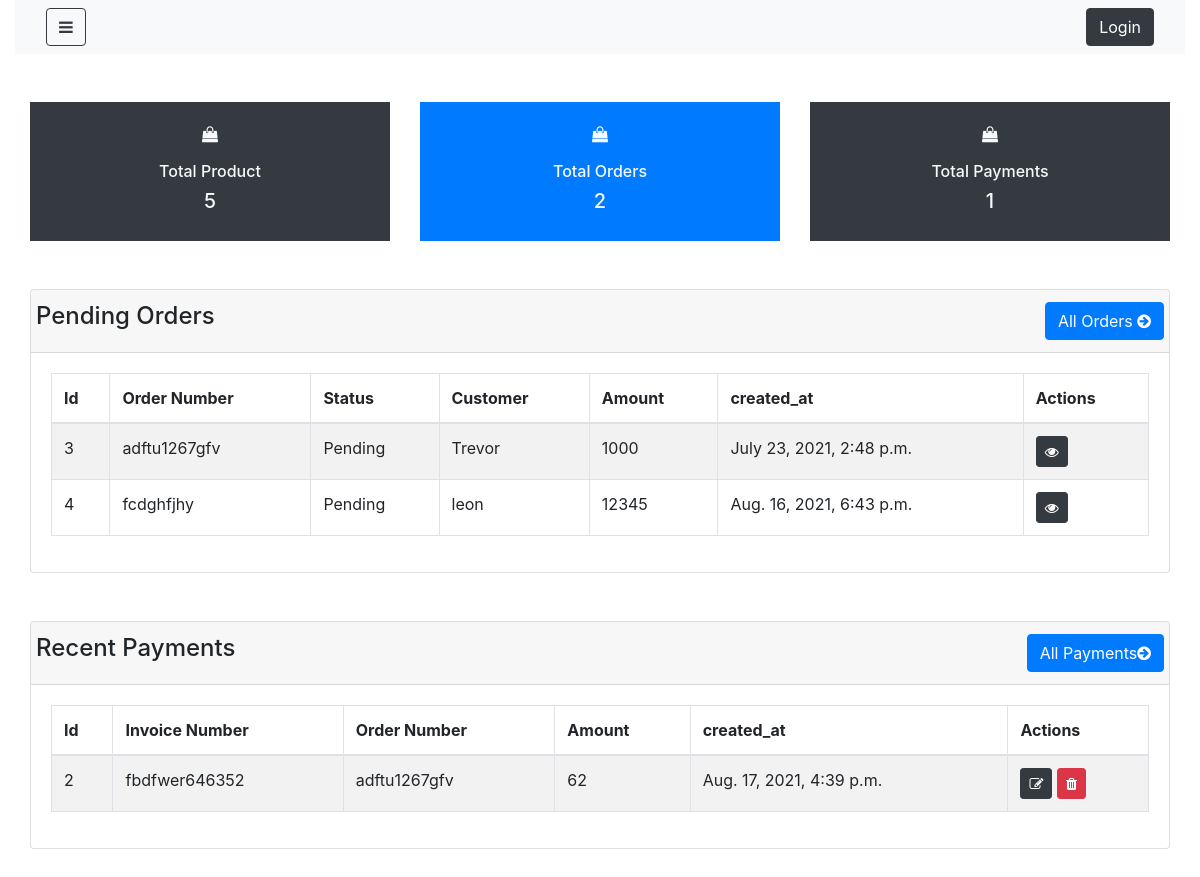
Before: /dashboard/ with the older database file.
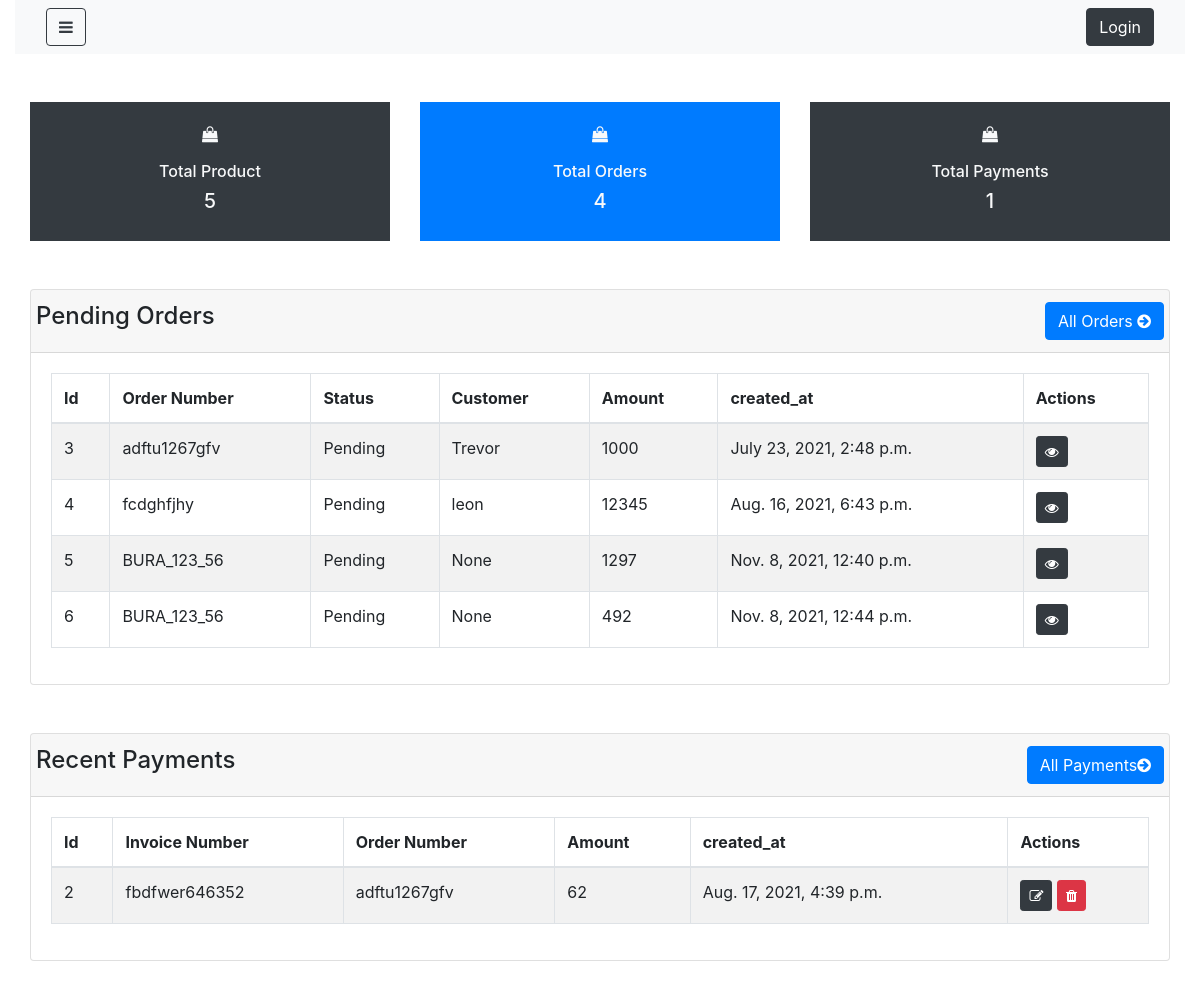
After: the same page with the newer database file.
### shop/models.py (models this page shows, shortened)
class Order(models.Model):
    total=models.IntegerField(null= False, blank= True)
    status=models.CharField(max_length=100, null=False, blank=False, default="Pending")
    shipping_cost=models.IntegerField(null= True, blank= True)
    order_number=models.CharField(max_length=100, null=False, blank=False)
    customer_id=models.ForeignKey('customer',on_delete=models.CASCADE,blank=True,null=True)
    created_at=models.DateTimeField(auto_now_add=True)
    updated_at= models.DateTimeField(auto_now_add=True)
    def __str__(self):
        return self.order_number

class Customer(models.Model):
    name=models.CharField(max_length=100, null=False, blank=False)
    phone_number=models.IntegerField(null= True, blank= True)
    email=models.CharField(max_length=100, null=False, blank=False)
    password=models.CharField(max_length=100, null=False, blank=False)
    created_at=models.DateTimeField(auto_now_add=True)
    updated_at= models.DateTimeField(auto_now_add=True)
    def __str__(self):
        return self.name

class Payment(models.Model):
    order_id= models.ForeignKey('order',on_delete=models.CASCADE,blank=True,null=True)
    amount=models.IntegerField(null= True, blank= True)
    description=models.TextField(null=True, blank=True)
    invoice_number=models.CharField(max_length=100, null=False, blank=True)
    created_at=models.DateTimeField(auto_now_add=True)
    updated_at= models.DateTimeField(auto_now_add=True)

### shop/views.py (the view)
# urls.py: path('dashboard/',views.adminDashboard,name="dashboard"),
def adminDashboard(request):
    context = {}
    context['product_count'] =  Product.objects.all().count()
    context['order_count'] =  Order.objects.all().count()
    context['payment_count'] =  Payment.objects.all().count()
    context['payments'] =  Payment.objects.all()[:10]
    context['pending_orders'] =  Order.objects.filter(status ="Pending")
    return render(request, 'shop/admin/dashboard.html', context)

### shop/templates/shop/admin/dashboard.html
{% extends 'shop/admin/layouts/admin_master.html' %}
{% block content %}
<div class="container-fluid">
    <div class="row justify-content-center my-5">
        <div class="col-lg-4 col-md-4 col-md-12">
            <div clas="card bg-secondary">
                <div class="card-body bg-dark text-light text-center">
                    <P><i class="fa fa-shopping-bag"></i></P>
                    <h6>Total Product</h6>
                    <h5>{{product_count}}</h5>
                </div>
            </div>
        </div>
        <div class="col-lg-4 col-md-4 col-md-12">
            <div clas="card bg-secondary">
                <div class="card-body bg-primary text-light text-center">
                    <P><i class="fa fa-shopping-bag"></i></P>
                    <h6>Total Orders</h6>
                    <h5>{{order_count}}</h5>
                </div>
            </div>
        </div>
        <div class="col-lg-4 col-md-4 col-md-12">
            <div clas="card bg-dark">
                <div class="card-body bg-dark text-light text-center">
                    <P><i class="fa fa-shopping-bag"></i></P>
                    <h6>Total Payments</h6>
                    <h5>{{payment_count}}</h5>
                </div>
            </div>
        </div>
    </div>
    <div class="row justify-content-center">
        <div class="col-lg-12 col-md-12 col-sm-12">
            <div class="card">
                <div class="card-header">
                    <div class="row">
                        <h4>Pending Orders</h4>
                        <a href="{% url 'Order' %}" class="btn btn-primary ml-auto">
                            All Orders <i class="fa fa-arrow-circle-right"></i>
                        </a>
                    </div>
                </div>
                <div class="card-body">
                    <table class="table table-hover table-bordered table-striped">
                        <thead>
                            <tr>
                                <th>Id</th>
                                <th>Order Number</th>
                                <th>Status</th>
                                <th>Customer</th>
                                <th>Amount</th>
                                <th>created_at</th>
                                <th>Actions</th>
                            </tr>
                        </thead>
                        <tbody>
                            {% for order in pending_orders %}
                            <tr>
                                <td>{{order.id}}</td>
                                <td>{{order.order_number}}</td>
                                <td>{{order.status}}</td>
                                <td>{{order.customer_id}}</td>
                                <td>{{order.total}}</td>
                                <td>{{order.created_at}}</td>
                                <td>
                                    <a href="#" class="btn btn-dark btn-sm">
                                        <i class="fa fa-eye"></i>
                                    </a>
                                </td>
                            </tr>
                            {% endfor %}
                        </tbody>
                    </table>
                </div>
            </div>
        </div>
    </div>
    <div class="row justify-content-center my-5">
        <div class="col-lg-12 col-md-12 col-sm-12">
            <div class="card">
                <div class="card-header">
                    <div class="row">
                        <h4>Recent Payments</h4>
                        <a href="{% url 'payments' %}" class="btn btn-primary ml-auto">
                            All Payments<i class="fa fa-arrow-circle-right"></i>
                        </a>
                    </div>
                </div>
                <div class="card-body">
                    <table class="table table-hover table-bordered table-striped">
                        <thead>
                            <tr>
                                <th>Id</th>
                                <th>Invoice Number</th>
                                <th>Order Number</th>
                                <th>Amount</th>
                                <th>created_at</th>
                                <th>Actions</th>
                            </tr>
                        </thead>
                        <tbody>
                            {% for payment in payments %}
                            <tr>
                                <td>{{payment.id}}</td>
                                <td>{{payment.invoice_number}}</td>
                                <td>{{payment.order_id}}</td>
                                <td>{{payment.amount}}</td>
                                <td>{{payment.created_at}}</td>
                                <td>
                                    <a href="#" class="btn btn-dark btn-sm">
                                        <i class="fa fa-edit"></i>
                                    </a>
                                    <a href="#" class="btn btn-danger btn-sm">
                                        <i class="fa fa-trash"></i>
                                    </a>
                                </td>
                            </tr>
                            {% endfor %}
                        </tbody>
                    </table>
                </div>
            </div>
        </div>
    </div>
</div>
{% endblock %}

### shop/templates/shop/admin/layouts/admin_master.html (shortened to what this page needs)
<!DOCTYPE html>
{% load static %}
<html>
<head>
  <link rel="stylesheet" href="https://stackpath.bootstrapcdn.com/bootstrap/4.1.3/css/bootstrap.min.css"></head>
  <link rel="stylesheet" href="https://cdnjs.cloudflare.com/ajax/libs/font-awesome/4.7.0/css/font-awesome.min.css">
  <link rel="stylesheet" type="text/css" href="{% static 'style.css' %}">
</head>
<body>
  <div class="wrapper">
    <div id="content" class="container-fluid">
      {% include 'shop/admin/layouts/admin_nav.html' %}
      {% block content%}
      {% endblock content %}
    </div>
</div>
</body>
</html>

### shop/templates/shop/admin/layouts/admin_nav.html
<nav class="navbar navbar-expand-lg navbar-light bg-light">
    <div class="container-fluid">
        <button type="button" id="sidebarCollapse" class="btn btn-outline-dark">
            <i class="fa fa-bars"></i>
        </button>
        <div class="collapse navbar-collapse" id="navbarNav">
            <ul class="navbar-nav ml-auto">
                {% if user.is_authenticated %}
                    <li class="nav-item"><span class="btn btn-outline-dark border-0 mx-2"> Welcome {{ user.get_username }}</span></li>
                    <li><a class="btn btn-dark" href="{% url 'logout' %}?next={{request.path}}">Logout</a></li>
                {% else %}
                    <li class="nav-item"><a class="btn btn-dark" href="{% url 'login' %}?next={{request.path}}">Login</a></li>
                {% endif %}
            </ul>
        </div>
    </div>
</nav>

### ecommerce/static/style.css (style rules this page uses)
.wrapper { display: flex; width: 100%; align-items: stretch; }
a, a:hover, a:focus { color: inherit; text-decoration: none; transition: all 0.3s; }
.btn { transition-duration: 0.4s; }
ul li { list-style-type: none; }
*, *:before, *:after { box-sizing: border-box; }
body { font-family: BlinkMacSystemFont, futura, "Roboto", sans-serif; }

Changed rows visible on the page:
added Order: id "5", order_number "BURA_123_56", status "Pending", customer_id "None", total "1297", created_at "Nov. 8, 2021, 12:40 p.m."
added Order: id "6", order_number "BURA_123_56", status "Pending", customer_id "None", total "492", created_at "Nov. 8, 2021, 12:44 p.m."
Other visible differences:
{{ order_count }}: "2" → "4"
